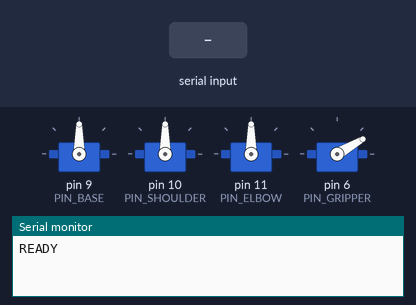
This sketch was run on a simulated Arduino Uno, built with avr-gcc and run on an emulated ATmega328P. Parts: 4 × servo, the last lines printed to the serial monitor. Inputs (shaded band) come from the test bench.

Above: at 3.4 s.
3.5 s: "PICK 90 45\n" received over Serial
At 5.81 s:
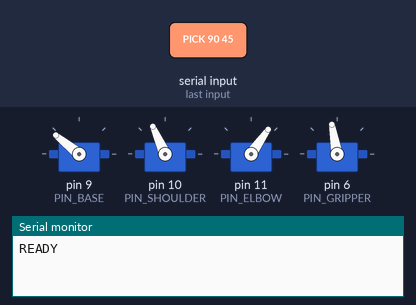
At 8.3 s:
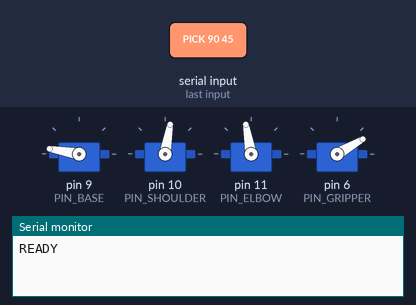
9.5 s: "GRIPPER90\n" received over Serial
At 10.6 s:
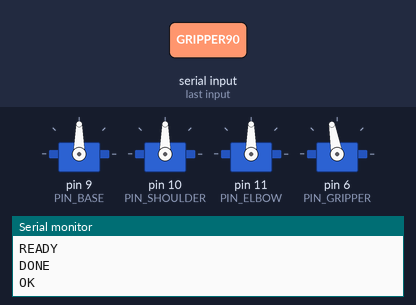
Timing chart, 0 to 12.5 s (numbered marks = the images above; inputs shaded):
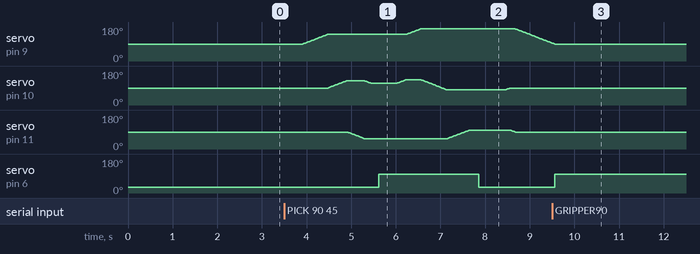

Measured:
- after the input at 9.5 s, servo on pin 6 (PIN_GRIPPER): 30° → 100° after 0.06 s

The sketch:

robotarm.ino
```cpp
// ============================================================
//  EEZYbotARM MK3 — Arduino Sketch
//  Serial commands van Raspberry Pi @ 9600 baud
//
//  Servo wiring:
//    Base     → pin 9
//    Shoulder → pin 10
//    Elbow    → pin 11
//    Gripper  → pin 6
//
//  Nieuwe PICK syntax:
//    PICK px py drop_base drop_shoulder drop_elbow
//  Drop-posities komen nu vanuit app.py (config.txt),
//  dus de Arduino hoeft ze niet meer hardcoded te hebben.
// ============================================================

#include <Servo.h>

Servo servoBase;
Servo servoShoulder;
Servo servoElbow;
Servo servoGripper;

#define PIN_BASE      9
#define PIN_SHOULDER  10
#define PIN_ELBOW     11
#define PIN_GRIPPER   6

// Servo limieten (graden)
#define BASE_MIN       10
#define BASE_MAX       170
#define SHOULDER_MIN   40
#define SHOULDER_MAX   140
#define ELBOW_MIN      30
#define ELBOW_MAX      150
#define GRIPPER_OPEN   30
#define GRIPPER_CLOSED 100

// Home positie
#define HOME_BASE      90
#define HOME_SHOULDER  90
#define HOME_ELBOW     90

int posBase     = HOME_BASE;
int posShoulder = HOME_SHOULDER;
int posElbow    = HOME_ELBOW;
int posGripper  = GRIPPER_OPEN;
int moveSpeed   = 50;
bool isStopped  = false;

// ============================================================
//  Smooth servo beweging
// ============================================================
void smoothMove(Servo& s, int& current, int target, int minV, int maxV) {
  target = constrain(target, minV, maxV);
  int step    = (target >= current) ? 1 : -1;
  int delayMs = map(moveSpeed, 1, 100, 18, 2);
  while (current != target) {
    current += step;
    s.write(current);
    delay(delayMs);
  }
}

void moveBase(int deg)     { smoothMove(servoBase,     posBase,     deg, BASE_MIN,     BASE_MAX);     }
void moveShoulder(int deg) { smoothMove(servoShoulder, posShoulder, deg, SHOULDER_MIN, SHOULDER_MAX); }
void moveElbow(int deg)    { smoothMove(servoElbow,    posElbow,    deg, ELBOW_MIN,    ELBOW_MAX);     }
void moveGripper(int deg)  {
  posGripper = constrain(deg, GRIPPER_OPEN, GRIPPER_CLOSED);
  servoGripper.write(posGripper);
  delay(400);
}

void goHome() {
  moveShoulder(HOME_SHOULDER);
  moveElbow(HOME_ELBOW);
  moveBase(HOME_BASE);
}

// ============================================================
//  PICK  px py drop_base drop_shoulder drop_elbow
//
//  - px/py  : pixel coördinaten van het object (640×480)
//  - drop_* : bakje-positie, bepaald door config.txt via Pi
// ============================================================
void doPick(int px, int py, int dropBase, int dropShoulder, int dropElbow) {
  // Pixel → arm hoeken
  int targetBase     = map(px, 0, 640, 160, 20);
  int targetShoulder = map(py, 0, 480, 120,  55);
  int targetElbow    = map(py, 0, 480,  50, 110);

  targetBase     = constrain(targetBase,     BASE_MIN,     BASE_MAX);
  targetShoulder = constrain(targetShoulder, SHOULDER_MIN, SHOULDER_MAX);
  targetElbow    = constrain(targetElbow,    ELBOW_MIN,    ELBOW_MAX);

  // 1. Gripper open
  moveGripper(GRIPPER_OPEN);

  // 2. Arm omhoog naar home, dan naar object draaien
  moveShoulder(HOME_SHOULDER);
  moveElbow(HOME_ELBOW);
  moveBase(targetBase);

  // 3. Aanvliegen (iets boven object)
  moveShoulder(targetShoulder + 15);
  moveElbow(targetElbow);

  // 4. Zakken op object
  moveShoulder(targetShoulder);
  delay(150);

  // 5. Grijpen
  moveGripper(GRIPPER_CLOSED);

  // 6. Optillen
  moveShoulder(targetShoulder + 20);

  // 7. Draaien naar bakje
  moveBase(dropBase);
  moveShoulder(dropShoulder);
  moveElbow(dropElbow);
  delay(200);

  // 8. Loslaten
  moveGripper(GRIPPER_OPEN);
  delay(200);

  // 9. Terug home
  goHome();

  Serial.println("DONE");
}

// ============================================================
//  JOG
// ============================================================
void doJog(const char* dir, int spd) {
  int step = map(spd, 1, 100, 2, 12);
  String d = String(dir);
  if      (d == "left")    moveBase(posBase + step);
  else if (d == "right")   moveBase(posBase - step);
  else if (d == "forward") moveShoulder(posShoulder - step);
  else if (d == "back")    moveShoulder(posShoulder + step);
  else if (d == "up")      moveElbow(posElbow + step);
  else if (d == "down")    moveElbow(posElbow - step);
  Serial.println("OK");
}

// ============================================================
//  Command parser
// ============================================================
void processCommand(String cmd) {
  cmd.trim();
  if (cmd.length() == 0) return;

  if (cmd.startsWith("PICK") && !isStopped) {
    int px, py, db, ds, de;
    // Nieuwe syntax: PICK px py drop_base drop_shoulder drop_elbow
    if (sscanf(cmd.c_str(), "PICK %d %d %d %d %d", &px, &py, &db, &ds, &de) == 5) {
      doPick(px, py, db, ds, de);
    } else {
      // Backwards compat: PICK px py (gebruik fallback drop)
      if (sscanf(cmd.c_str(), "PICK %d %d", &px, &py) == 2) {
        doPick(px, py, 170, 80, 100);
      }
    }

  } else if (cmd.startsWith("JOG") && !isStopped) {
    char dir[16]; int spd = moveSpeed;
    sscanf(cmd.c_str(), "JOG %15s %d", dir, &spd);
    doJog(dir, spd);

  } else if (cmd.startsWith("GRIPPER") && !isStopped) {
    char action[10];
    sscanf(cmd.c_str(), "GRIPPER %9s", action);
    if (String(action) == "open") moveGripper(GRIPPER_OPEN);
    else                          moveGripper(GRIPPER_CLOSED);
    Serial.println("OK");

  } else if (cmd.startsWith("SPEED")) {
    int s;
    if (sscanf(cmd.c_str(), "SPEED %d", &s) == 1)
      moveSpeed = constrain(s, 1, 100);
    Serial.println("OK");

  } else if (cmd == "STOP") {
    isStopped = true;
    servoBase.detach();
    servoShoulder.detach();
    servoElbow.detach();
    servoGripper.detach();
    Serial.println("STOPPED");

  } else if (cmd == "RESUME") {
    isStopped = false;
    servoBase.attach(PIN_BASE);         servoBase.write(posBase);
    servoShoulder.attach(PIN_SHOULDER); servoShoulder.write(posShoulder);
    servoElbow.attach(PIN_ELBOW);       servoElbow.write(posElbow);
    servoGripper.attach(PIN_GRIPPER);   servoGripper.write(posGripper);
    delay(300);
    Serial.println("RESUMED");

  } else if (cmd == "HOME" && !isStopped) {
    goHome();
    Serial.println("OK");
  }
}

// ============================================================
//  Setup & loop
// ============================================================
String inputBuffer = "";

void setup() {
  Serial.begin(9600);
  servoBase.attach(PIN_BASE);
  servoShoulder.attach(PIN_SHOULDER);
  servoElbow.attach(PIN_ELBOW);
  servoGripper.attach(PIN_GRIPPER);

  servoGripper.write(GRIPPER_OPEN);   delay(400);
  servoElbow.write(HOME_ELBOW);       delay(600);
  servoShoulder.write(HOME_SHOULDER); delay(600);
  servoBase.write(HOME_BASE);         delay(600);

  posBase = HOME_BASE;
  posShoulder = HOME_SHOULDER;
  posElbow = HOME_ELBOW;
  posGripper = GRIPPER_OPEN;

  Serial.println("READY");
}

void loop() {
  while (Serial.available() > 0) {
    char c = (char)Serial.read();
    if (c == '\n') {
      processCommand(inputBuffer);
      inputBuffer = "";
    } else if (c != '\r') {
      inputBuffer += c;
    }
  }
}
```
